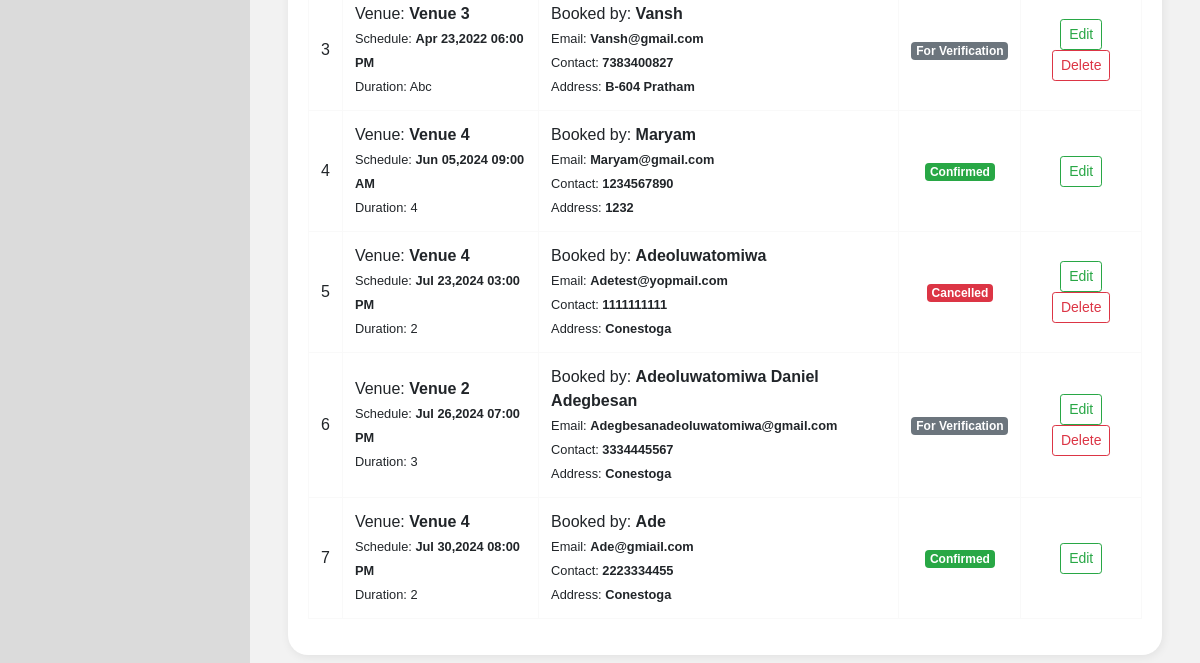
Page /admin/index.php?page=booking (signed in, lower part) on the earlier database version.
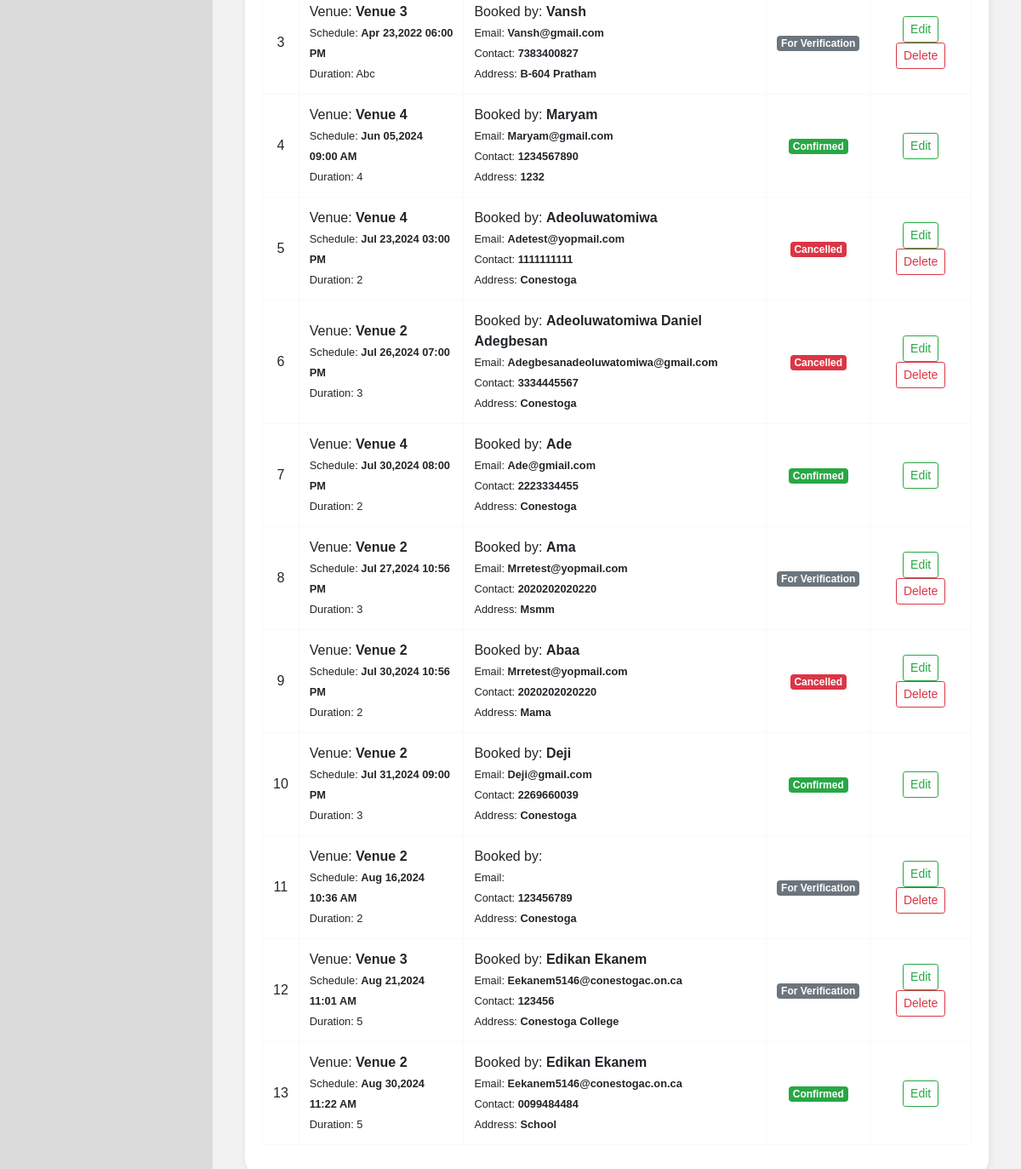
Same page on the later database version.
### tables this page shows
CREATE TABLE `venue_booking` (
  `id` int(30) NOT NULL,
  `name` text NOT NULL,
  `address` text NOT NULL,
  `email` varchar(100) NOT NULL,
  `contact` varchar(100) NOT NULL,
  `venue_id` int(30) NOT NULL,
  `duration` varchar(100) NOT NULL,
  `datetime` datetime NOT NULL,
  `status` tinyint(1) NOT NULL DEFAULT 0 COMMENT '0-for verification,1=confirmed,2=canceled'
);

CREATE TABLE `venue` (
  `id` int(30) NOT NULL,
  `venue` text NOT NULL,
  `address` text NOT NULL,
  `description` text NOT NULL,
  `rate` float NOT NULL
);

### admin/booking.php (the view, shortened to what this page needs)
<?php include('db_connect.php');?>
<div class="container-fluid">
	<div class="col-lg-12">
		<div class="row">
			<div class="col-md-12">
				<div class="card">
					<div class="card-body">
						<table class="table table-bordered table-condensed table-hover">
							<tbody>
								<?php
								$i = 1;
								$booking = $conn->query("SELECT b.*,v.venue from venue_booking b inner join venue v on v.id = b.venue_id");
								while($row=$booking->fetch_assoc()):
								?>
								<tr>
									<td class="text-center"><?php echo $i++ ?></td>
									<td class="">
										 <p>Venue: <b><?php echo ucwords($row['venue']) ?></b></p>
										 <p><small>Schedule: <b><?php echo date("M d,Y h:i A",strtotime($row['datetime'])) ?></b></small></p>
										 <p><small>Duration: <?php echo ucwords($row['duration']) ?></small></p>
									</td>
									<td class="">
										 <p>Booked by: <b><?php echo  ucwords($row['name']) ?></b></p>
										 <p><small>Email: <b><?php echo  ucwords($row['email']) ?></b></small></p>
										 <p><small>Contact: <b><?php echo  ucwords($row['contact']) ?></b></small></p>
										 <p><small>Address: <b><?php echo  ucwords($row['address']) ?></b></small></p>
									</td>
									<td class="text-center">
										 <?php if($row['status'] == 0): ?>
										 	<span class="badge badge-secondary">For Verification</span>
										 <?php elseif($row['status'] == 1): ?>
										 	<span class="badge badge-success">Confirmed</span>
										<?php elseif($row['status'] == 2): ?>
										 	<span class="badge badge-danger">Cancelled</span>
										 <?php endif; ?>
									</td>
									<td class="text-center">
										<button class="btn btn-sm btn-outline-success edit_book" type="button" data-id="<?php echo $row['id'] ?>" >Edit</button>
										<?php if(in_array($row['status'],array(0,2))): ?>
										<button class="btn btn-sm btn-outline-danger delete_book" type="button" data-id="<?php echo $row['id'] ?>">Delete</button>
										 <?php endif; ?>
									</td>
								</tr>
								<?php endwhile; ?>
							</tbody>
						</table>
					</div>
				</div>
			</div>
		</div>
	</div>
</div>

### admin/index.php (shortened to what this page needs)
<!DOCTYPE html>
<html lang="en">
<head>
    <?php
 include('./header.php');
 ?>
</head>
<body>
    <?php include 'navbar.php' ?>
    <main id="view-panel">
        <?php $page = isset($_GET['page']) ? $_GET['page'] :'home'; ?>
        <?php include $page.'.php' ?>
    </main>
</body>
</html>

### admin/header.php (shortened to what this page needs)
  <link rel="stylesheet" href="assets/font-awesome/css/all.min.css">
<link href="assets/vendor/bootstrap/css/bootstrap.min.css" rel="stylesheet">
<link href="assets/vendor/icofont/icofont.min.css" rel="stylesheet">
<link href="assets/vendor/boxicons/css/boxicons.min.css" rel="stylesheet">
<link href="assets/vendor/venobox/venobox.css" rel="stylesheet">
<link href="assets/vendor/animate.css/animate.min.css" rel="stylesheet">
<link href="assets/vendor/remixicon/remixicon.css" rel="stylesheet">
<link href="assets/vendor/owl.carousel/assets/owl.carousel.min.css" rel="stylesheet">
<link href="assets/vendor/bootstrap-datepicker/css/bootstrap-datepicker.min.css" rel="stylesheet">
<link href="assets/DataTables/datatables.min.css" rel="stylesheet">
<link href="assets/css/jquery.datetimepicker.min.css" rel="stylesheet">
<link href="assets/css/select2.min.css" rel="stylesheet">
<link href="assets/css/style.css" rel="stylesheet">
<link type="text/css" rel="stylesheet" href="assets/css/jquery-te-1.4.0.css">

### admin/navbar.php (shortened to what this page needs)
<nav id="sidebar" class='mx-lt-5'>
</nav>

### admin/assets/css/style.css (style rules this page uses)
body { font-family: "Montserrat", sans-serif; color: #000; width: 100%; height: calc(100%); }
nav#sidebar { height: calc(100%); position: fixed; z-index: 99; left: 0; width: 250px; background-repeat: no-repeat; background-size: cover;background-color: #dbdbdb; }
main#view-panel { margin-left: 250px; width:calc(100% - 250px); margin-top: 3.5rem; padding: .5em }
.card { box-shadow: 1px 2px 10px #00000012;border: none;border-radius: 20px; }
.table-bordered td, .table-bordered th { border: 1px solid #f9f9f9; }

### admin/index.php (style rules this page uses)
body { background: #f2f2f2; }

### admin/booking.php (style rules this page uses)
td { vertical-align: middle !important; }
td p { margin: unset }

Differences in the rows shown:
changed venue_booking "Adeoluwatomiwa Daniel Adegbesan": status "For Verification" → "Cancelled"
added venue_booking: venue.venue "Venue 2", datetime "Jul 27,2024 10:56 PM", duration "3", name "Ama", email "Mrretest@yopmail.com", contact "2020202020220", address "Msmm", status "For Verification"
added venue_booking: venue.venue "Venue 2", datetime "Jul 30,2024 10:56 PM", duration "2", name "Abaa", email "Mrretest@yopmail.com", contact "2020202020220", address "Mama", status "Cancelled"
added venue_booking: venue.venue "Venue 2", datetime "Jul 31,2024 09:00 PM", duration "3", name "Deji", email "Deji@gmail.com", contact "2269660039", address "Conestoga", status "Confirmed"
added venue_booking: venue.venue "Venue 2", datetime "Aug 16,2024 10:36 AM", duration "2", contact "123456789", address "Conestoga", status "For Verification"
added venue_booking: venue.venue "Venue 3", datetime "Aug 21,2024 11:01 AM", duration "5", name "Edikan Ekanem", email "Eekanem5146@conestogac.on.ca", contact "123456", address "Conestoga College", status "For Verification"
added venue_booking: venue.venue "Venue 2", datetime "Aug 30,2024 11:22 AM", duration "5", name "Edikan Ekanem", email "Eekanem5146@conestogac.on.ca", contact "0099484484", address "School", status "Confirmed"
